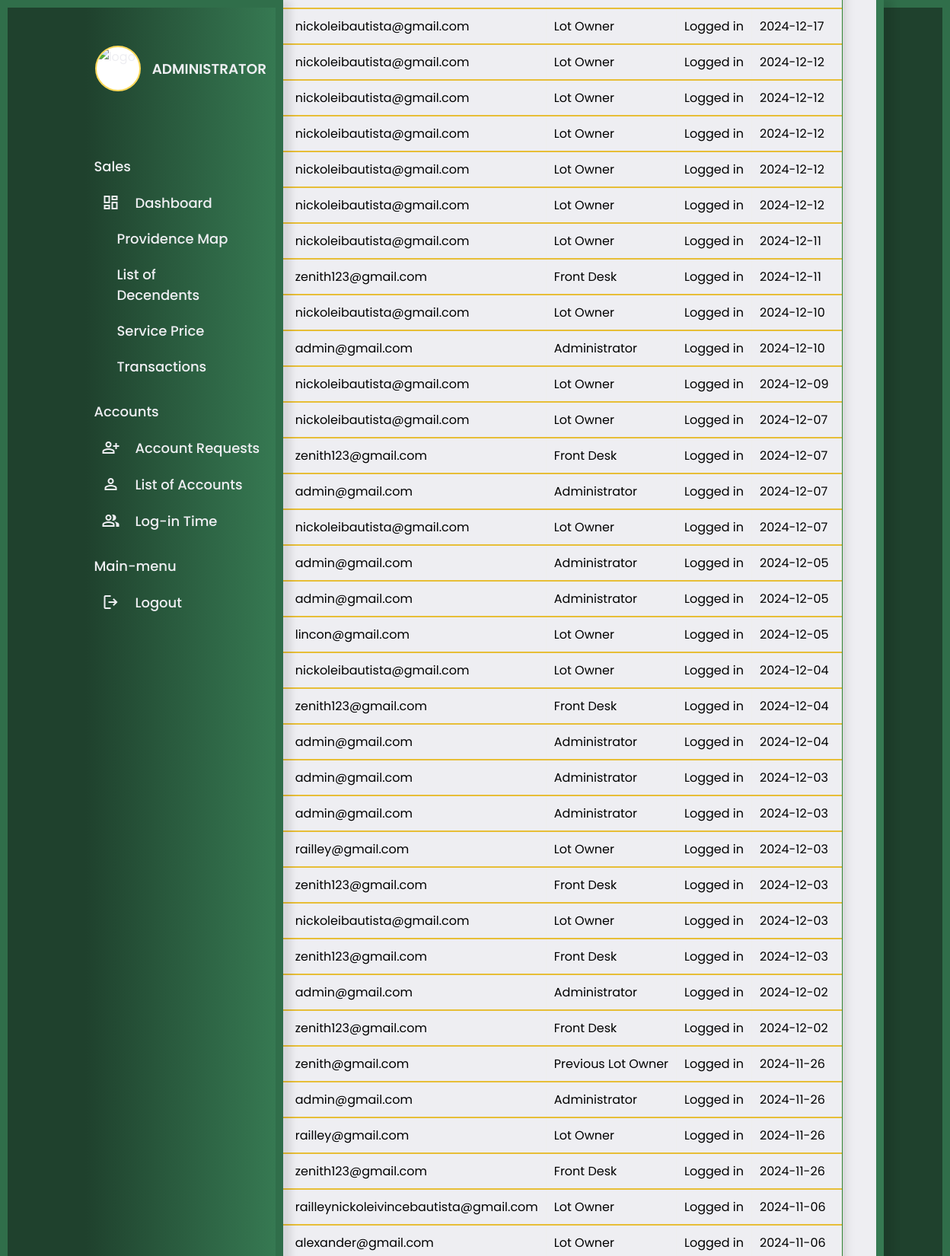
The page /logs.php (upper part) on the database its author committed.
### tables this page shows
CREATE TABLE `tbl_log` (
  `ID` int(11) NOT NULL,
  `EMAIL` varchar(50) NOT NULL,
  `POSITION` varchar(40) NOT NULL,
  `ACTION` varchar(100) NOT NULL,
  `DATETIME` date NOT NULL
);

### logs.php (the view, shortened to what this page needs)
<!DOCTYPE html>
<html lang="en">
  <head>
    <link rel="stylesheet" href="admin.css">
    <link rel="stylesheet" href="logs.css">
  </head>
  <body>
  <model-viewer id="myModelViewer" src="3dmodels/frontdesklogo.gltf" alt="A 3D model of a walking character"
    shadow-intensity="0.5" ar animation-name="animation_name" autoplay="speed: 0.5"
    class="providence3dlogo" camera-orbit="180deg 90deg 150m">
</model-viewer>
<div class="sidebackground">
</div>
<div class="rightbackground">
</div>
<model-viewer id="myModelViewer" src="3dmodels/ADMINISTRATORTEXT.gltf" alt="A 3D model of a walking character"
    shadow-intensity="3" ar animation-name="animation_name" autoplay="speed: 0.5"
    class="admintext3d" camera-orbit="340deg 83deg 200m" camera-controls>
</model-viewer>
  <?php
include "adminaside.php";
?>
  </body>
  <div class="internmentform">
 <div class="detailstable">
        <?php
        include "dbconnection.php";
        $sql = "SELECT * FROM tbl_log ORDER BY DATETIME DESC";
        $result = mysqli_query($conn, $sql);
        echo"
		<center>
    <table border=1 id='product-table'>
            <thead>
            <tr>
                <th>LOG ID</th>
                <th>EMAIL</th>
                <th>POSITION</th>
                <th>ACTION</th>
                <th>DATETIME</th>
            </tr>
            </thead>
           ";
            while($row = mysqli_fetch_assoc($result)){
        echo"
            <tr class='clickable-row'>
                <td>".$row['ID']."</td>
                <td>".$row['EMAIL']."</td>
                <td>".$row['POSITION']."</td>
                <td>".$row['ACTION']."</td>
                <td>".$row['DATETIME']."</td>
            </tr>";
            }
        echo"
            </tbody>
        </table>
		</center>
        ";
		 ?>
    </div>
</html>

### admin.css (style rules this page uses)
* { margin: 0; padding: 0; box-sizing: border-box; font-family: "Poppins", sans-serif; transition: all 0.3s ease; }
body { height: 100vh; width: 100%; background-image: linear-gradient(to right, rgba(0, 0, 0, 0.9), rgba(0, 0, 0, 0)), url('pictures/backgroundimage.jpg'); background-color: #4c4c4c; background-repeat: no-repeat; background-attachment: fixed; background-position: center; background-size: cover; }

### logs.css (style rules this page uses)
.providence3dlogo { position: absolute; top: 5%; left: 93.2%; height: 100px; width: 120px; z-index: 1000; overflow-y: hidden; }
.sidebackground { height: 100%; background-color: #1f412d; position: absolute; left: 0; z-index: 2; top: 0; width: 20%; border-top: 10px solid #306e4a; border-bottom: 10px solid #306e4a; border-left: 10px solid #306e4a; }
.rightbackground { height: 100%; background-color: #1f412d; position: absolute; left: 90%; z-index: 0; top: 0; width: 10%; border-top: 10px solid #306e4a; border-bottom: 10px solid #306e4a; border-right: 10px solid #306e4a; }
.admintext3d { position: absolute; top: 10%; left: -2.5%; height: 80%; width: 250px; z-index: 1000; }
* { margin: 0; padding: 0; box-sizing: border-box; font-family: 'Poppins', sans-serif; box-sizing: border-box; }
body { display: flex; position: relative; justify-content: center; align-items: center; min-height: 100vh; background-color: #eeeef2; background-image: linear-gradient(to right, rgba(0, 0, 0, 0.9), rgba(0, 0, 0, 0)), url('pictures/backgroundimage.jpg'); background-size: cover; background-position: center; margin: 0; }
.internmentform { position: absolute; background-color: #eeeef2; width: 71%; height: 100%; left: 22%; align-items: center; border-right: 10px solid #367952; border-bottom: none; backdrop-filter: blur(7px); padding-top: 5%; box-shadow: 10px 0px 10px 2px rgba(0, 0, 0, 0.1); overflow-x: hidden; }
.detailstable { top: -5%; left: 5%; position: relative; padding-top: 5%; height: auto; width: 90%; border: 1px solid rgba(0, 0, 0, 0.1); box-shadow: 0 0 15px #bfbfbf; background-color: #eeeef2; border-radius: 20px; border: 5px solid #328636; }
table { position: relative; top: 15%; text-align: center; max-width: 100%; width: 90%; border-collapse: collapse; border-radius: 15px; margin: 0 auto; border-radius: 5px; border: none; }
td { max-height: 10px; overflow: hidden; padding: 5px; text-overflow: ellipsis; white-space: nowrap; text-align: center; background-color: #eeeef2; }
#product-table { width: 90%; border-collapse: collapse; margin: 20px auto; font-family: Arial, sans-serif; }
#product-table th, #product-table td { padding: 10px; text-align: left; }
.clickable-row { cursor: pointer; transition: transform 0.2s ease-in-out; border-bottom: 2px solid #e7be37; }

### rows shown on the page
tbl_log: EMAIL "nickoleibautista@gmail.com", POSITION "Lot Owner", ACTION "Logged in", DATETIME "2024-12-17"
tbl_log: ID "410", EMAIL "nickoleibautista@gmail.com", POSITION "Lot Owner", ACTION "Logged in", DATETIME "2024-12-12"
tbl_log: EMAIL "nickoleibautista@gmail.com", POSITION "Lot Owner", ACTION "Logged in", DATETIME "2024-12-12"
tbl_log: EMAIL "nickoleibautista@gmail.com", POSITION "Lot Owner", ACTION "Logged in", DATETIME "2024-12-12"
tbl_log: EMAIL "nickoleibautista@gmail.com", POSITION "Lot Owner", ACTION "Logged in", DATETIME "2024-12-12"
tbl_log: EMAIL "nickoleibautista@gmail.com", POSITION "Lot Owner", ACTION "Logged in", DATETIME "2024-12-12"
tbl_log: EMAIL "nickoleibautista@gmail.com", POSITION "Lot Owner", ACTION "Logged in", DATETIME "2024-12-11"
tbl_log: EMAIL "zenith123@gmail.com", POSITION "Front Desk", ACTION "Logged in", DATETIME "2024-12-11"
tbl_log: EMAIL "nickoleibautista@gmail.com", POSITION "Lot Owner", ACTION "Logged in", DATETIME "2024-12-10"
tbl_log: EMAIL "admin@gmail.com", POSITION "Administrator", ACTION "Logged in", DATETIME "2024-12-10"
tbl_log: EMAIL "nickoleibautista@gmail.com", POSITION "Lot Owner", ACTION "Logged in", DATETIME "2024-12-09"
tbl_log: EMAIL "nickoleibautista@gmail.com", POSITION "Lot Owner", ACTION "Logged in", DATETIME "2024-12-07"
tbl_log: ID "403", EMAIL "zenith123@gmail.com", POSITION "Front Desk", ACTION "Logged in", DATETIME "2024-12-07"
tbl_log: EMAIL "admin@gmail.com", POSITION "Administrator", ACTION "Logged in", DATETIME "2024-12-07"
tbl_log: EMAIL "nickoleibautista@gmail.com", POSITION "Lot Owner", ACTION "Logged in", DATETIME "2024-12-07"
tbl_log: EMAIL "admin@gmail.com", POSITION "Administrator", ACTION "Logged in", DATETIME "2024-12-05"
tbl_log: EMAIL "admin@gmail.com", POSITION "Administrator", ACTION "Logged in", DATETIME "2024-12-05"
tbl_log: EMAIL "lincon@gmail.com", POSITION "Lot Owner", ACTION "Logged in", DATETIME "2024-12-05"
tbl_log: EMAIL "nickoleibautista@gmail.com", POSITION "Lot Owner", ACTION "Logged in", DATETIME "2024-12-04"
tbl_log: EMAIL "zenith123@gmail.com", POSITION "Front Desk", ACTION "Logged in", DATETIME "2024-12-04"
tbl_log: EMAIL "admin@gmail.com", POSITION "Administrator", ACTION "Logged in", DATETIME "2024-12-04"
tbl_log: EMAIL "admin@gmail.com", POSITION "Administrator", ACTION "Logged in", DATETIME "2024-12-03"
tbl_log: EMAIL "admin@gmail.com", POSITION "Administrator", ACTION "Logged in", DATETIME "2024-12-03"
tbl_log: EMAIL "railley@gmail.com", POSITION "Lot Owner", ACTION "Logged in", DATETIME "2024-12-03"
tbl_log: EMAIL "zenith123@gmail.com", POSITION "Front Desk", ACTION "Logged in", DATETIME "2024-12-03"
tbl_log: EMAIL "nickoleibautista@gmail.com", POSITION "Lot Owner", ACTION "Logged in", DATETIME "2024-12-03"
tbl_log: EMAIL "zenith123@gmail.com", POSITION "Front Desk", ACTION "Logged in", DATETIME "2024-12-03"
tbl_log: EMAIL "admin@gmail.com", POSITION "Administrator", ACTION "Logged in", DATETIME "2024-12-02"
tbl_log: EMAIL "zenith123@gmail.com", POSITION "Front Desk", ACTION "Logged in", DATETIME "2024-12-02"
tbl_log: EMAIL "zenith@gmail.com", POSITION "Previous Lot Owner", ACTION "Logged in", DATETIME "2024-11-26"
tbl_log: EMAIL "admin@gmail.com", POSITION "Administrator", ACTION "Logged in", DATETIME "2024-11-26"
tbl_log: EMAIL "railley@gmail.com", POSITION "Lot Owner", ACTION "Logged in", DATETIME "2024-11-26"
tbl_log: EMAIL "zenith123@gmail.com", POSITION "Front Desk", ACTION "Logged in", DATETIME "2024-11-26"
tbl_log: EMAIL "railleynickoleivincebautista@gmail.com", POSITION "Lot Owner", ACTION "Logged in", DATETIME "2024-11-06"
tbl_log: EMAIL "alexander@gmail.com", POSITION "Lot Owner", ACTION "Logged in", DATETIME "2024-11-06"
